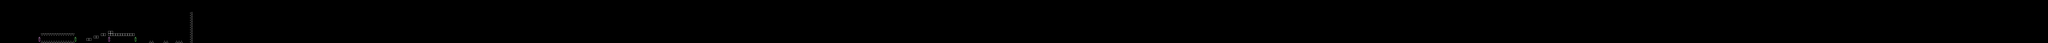

A 2D game scene composited from a Tiled map and its tileset images. What follows is a short description and the map's XML, with each tile layer's data collapsed to a summary:
An orthogonal 852x18 tile map with 32x32 px tiles, 1 tile layer (Слой тайлов 1) and 24 objects (13x fatal, 6x solid, 2x shipPortal, 2x cubePortal, player).

<map version="1.0" orientation="orthogonal" renderorder="left-down" width="852" height="18" tilewidth="32" tileheight="32" nextobjectid="44">
 <tileset firstgid="1" name="sprites" tilewidth="32" tileheight="32">
  <image source="../sprites.png" width="384" height="576" />
 </tileset>
 <objectgroup name="Слой объектов 1">
  <object id="6" name="player" x="192" y="514" width="32" height="32" />
  <object id="8" name="shipPortal" x="511" y="480.5" width="33" height="96" />
  <object id="9" name="cubePortal" x="993" y="479" width="30" height="96" />
  <object id="10" name="shipPortal" x="1440" y="479" width="30" height="95" />
  <object id="11" name="cubePortal" x="1791" y="479" width="33" height="97" />
  <object id="13" name="fatal" x="557" y="549.5" width="421.5" height="6.75" />
  <object id="14" name="fatal" x="555.333" y="467.333" width="424.333" height="6.33333" />
  <object id="16" name="solid" x="1151.82" y="512" width="63.8182" height="7.09091" />
  <object id="17" name="solid" x="1248" y="480.5" width="63.5" height="6.25" />
  <object id="18" name="solid" x="1344" y="448.182" width="63.8182" height="5.45455" />
  <object id="19" name="solid" x="1440.18" y="416.182" width="63.6364" height="6.18182" />
  <object id="21" name="solid" x="1440.67" y="467.333" width="350.667" height="12" />
  <object id="23" name="fatal" x="2531" y="172" width="13" height="392" />
  <object id="24" name="fatal" x="1996.88" y="548.25" width="38.0625" height="3" />
  <object id="27" name="fatal" x="2189.44" y="549.062" width="37.4375" height="3.4375" />
  <object id="28" name="fatal" x="2348.06" y="550.312" width="72.0625" height="4.5625" />
  <object id="30" name="solid" x="1504" y="448" width="287.333" height="11" />
  <object id="32" name="fatal" x="1151.64" y="514.364" width="6.45455" height="27" />
  <object id="34" name="fatal" x="1248" y="483.091" width="4.90909" height="28.5455" />
  <object id="35" name="fatal" x="1343.82" y="450.909" width="6.36364" height="28.7273" />
  <object id="36" name="fatal" x="1439.64" y="419.091" width="10.1818" height="61.0909" />
  <object id="38" name="fatal" x="1153.73" y="541.455" width="62.1818" height="2.09091" />
  <object id="40" name="fatal" x="1249.82" y="509.636" width="62" height="2" />
  <object id="42" name="fatal" x="1344.25" y="477" width="63.25" height="2.25" />
 </objectgroup>
 <layer name="Слой тайлов 1" width="852" height="18">
  <data>[15336 cells, 79 non-empty, 10 distinct tile ids]</data>
 </layer>
</map>
